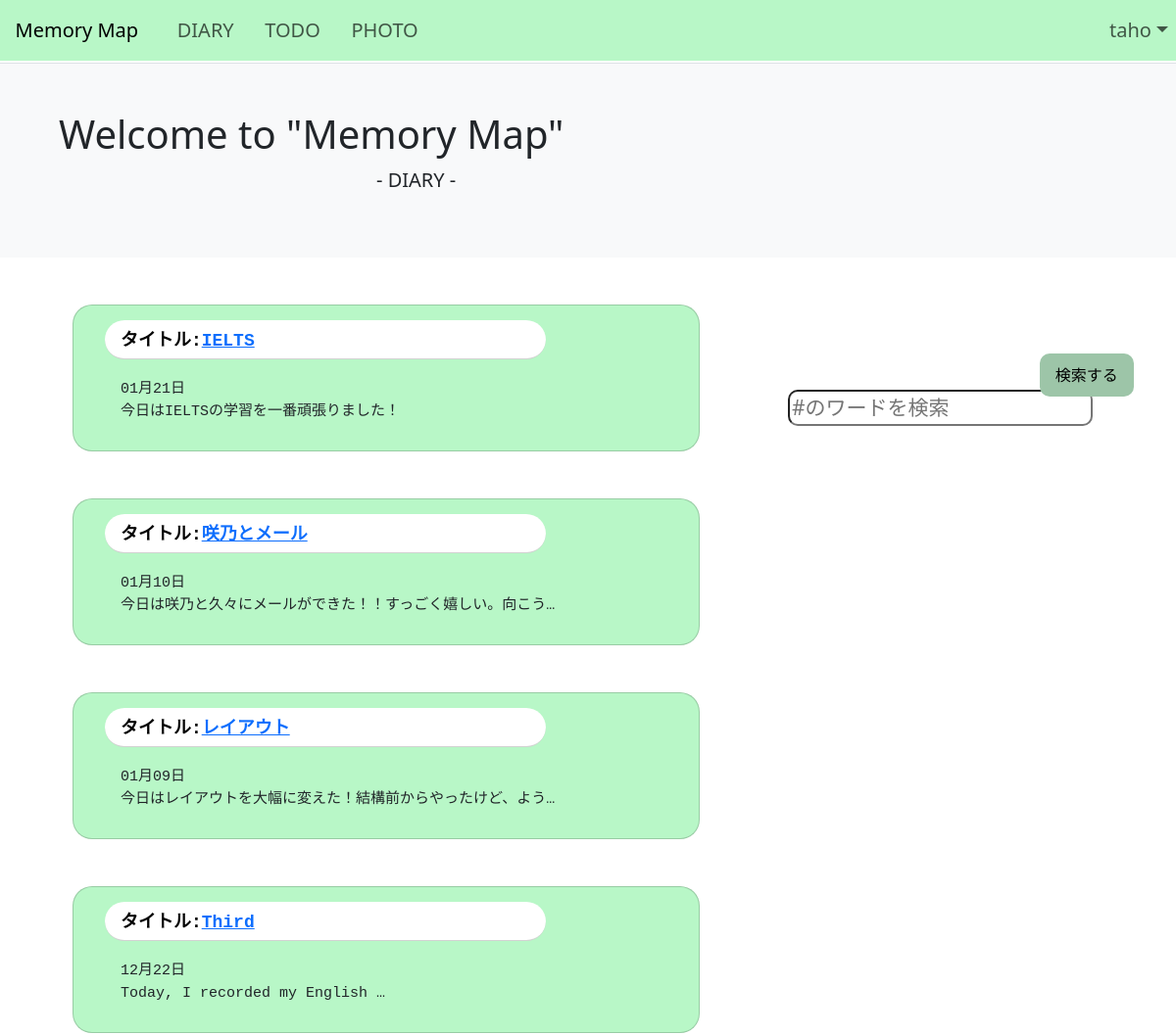
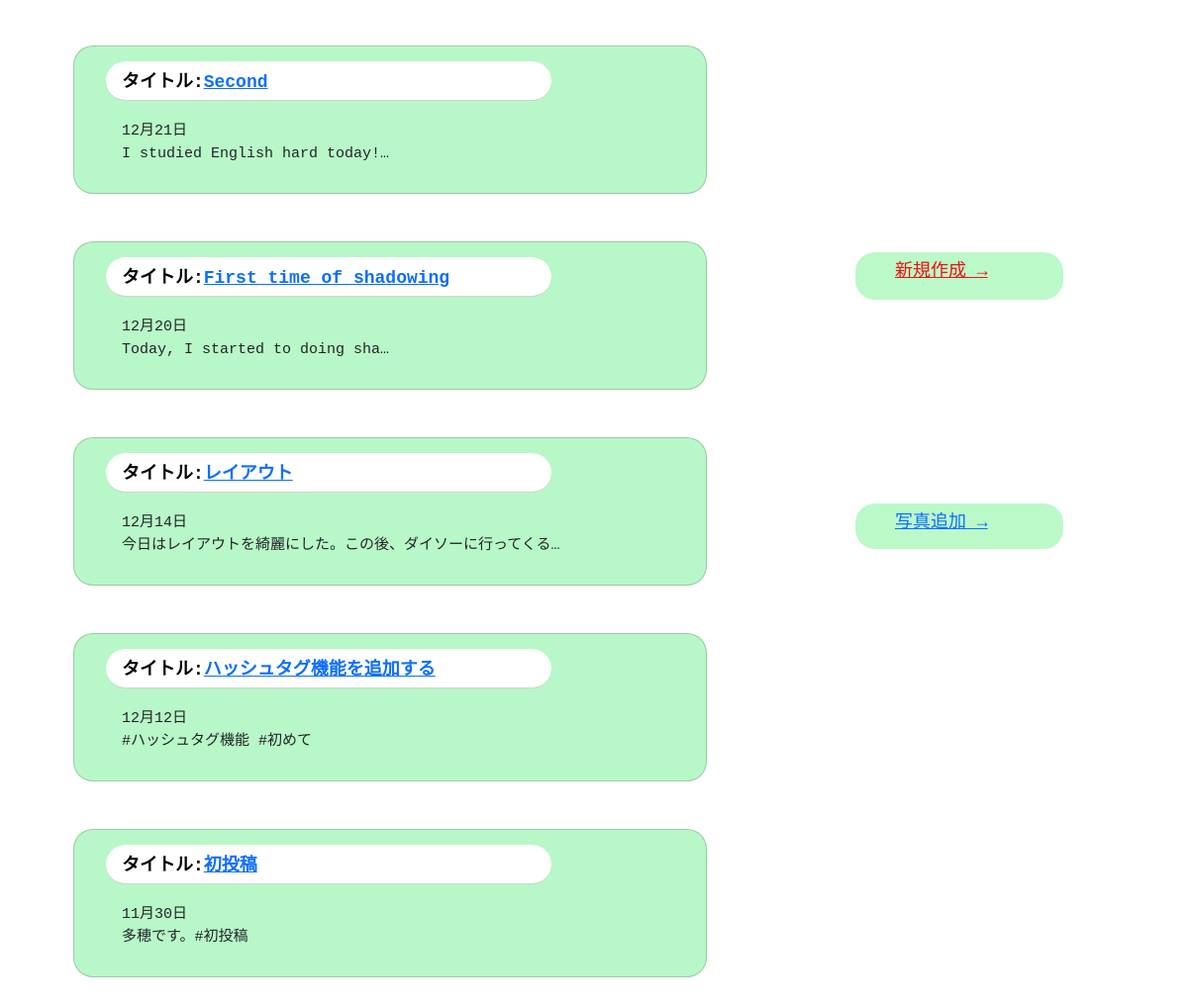
Screenshot of /spdiary/list/ (signed in) with the database file from the repository (2 pictures, top to bottom).
### spdiary/models.py (models this page shows, shortened)
class Diary(models.Model):
    id = models.UUIDField(primary_key=True, default=uuid.uuid4, editable=False)#自動でつく
    date = models.DateField(verbose_name='日付', default=timezone.now)#日付
    title = models.CharField(verbose_name='タイトル', max_length=255)#日付のタイトル
    text = models.TextField(verbose_name='本文',blank=True,null=True,max_length=1000)#日付の本文
    created_at = models.DateTimeField(verbose_name='作成日時', default=timezone.now)#作成日時
    updated_at = models.DateTimeField(verbose_name='編集日時', blank=True, null=True)#編集日時
    tagname = models.CharField(verbose_name='タグ', max_length=40,null=True,blank=True)#タグを書くスペース
    tag = models.ManyToManyField(Tag)
    user = models.ForeignKey(User, on_delete=models.CASCADE)

### spdiary/views.py (the view)
# urls.py: path('list/', DiaryListView.as_view(), name='list'),
class DiaryListView(LoginRequiredMixin,generic.ListView):
    template_name = 'diary/list.html'
    model = Diary
    def get_queryset(self):
        tag = self.request.GET.get('tag')
        if tag and self.request.user.is_active:
            diary_list = Diary.objects.filter(
                tag__name__icontains=tag,user=self.request.user)
        elif not tag and self.request.user.is_active:
            diary_list = Diary.objects.filter(user=self.request.user).order_by('-date')
        else:
            diary_list = Diary.objects.none()
        return diary_list

### templates/diary/list.html (shortened to what this page needs)
{% extends './base.html' %}
{% block content %}
<link rel="stylesheet" href="https://cdn.jsdelivr.net/npm/@fortawesome/fontawesome-free@6.4.2/css/fontawesome.min.css">
<body>
<body>
  <div class="bg-light p-3 p-sm-5 mb-4 border-top">
    <div class="container">
      <h1 class="display-6">Welcome to "Memory Map"</h1>
      <p style="font-size:20px; padding-left:30%;">- DIARY -</p>
    </div>
  </div>
  <div class="container">
    <form action="" method="get">
      <input name="tag" value="{{ request.GET.tag }}" type="text" placeholder="#のワードを検索"/>
      <button type="submit"class="button">検索する</button>
    </form>
    <ul>
    {% for diary in diary_list %}
    <div class="card my-5" style="width: 40rem;height: 150px; border-radius: 20px; background-color: #b8f7c7;">
        <div class="card-header" style="border-radius: 40px; top:10%; left:5%;"><strong>タイトル:<a href="{% url 'spdiary:detail' diary.id %}">{{diary.title}}</a></strong></div>
        <div class="card-body" style="position:absolute; left:5%; top:40%; font-size:15px; font-family: monospace;">{{ diary.date|date:" m月d日" }}<br>{{ diary.text|truncatechars_html:30|linebreaksbr}}</div>
    </div>
    {% endfor %}
    </ul>
  </div>
  <a class="create" href="{% url 'spdiary:create' %}"><span class="yohaku">新規作成 →</span></a>
  <a class="photo" href="{% url 'spdiary:Image' %}"><span class="yohaku">写真追加 →</span></a>
</body>
{% endblock %}

### templates/diary/base.html (shortened to what this page needs)
<!DOCTYPE html>
{% load django_bootstrap5 %}
{% bootstrap_css %}
<html lang="ja">
<head>
</head>
<body style="padding-top: 4rem;">
    <div class='fixed-top'>
        <nav class="navbar navbar-expand-lg" style="background-color:#b8f7c7; font-size: 20px;">
            <a class="navbar-brand" href="{% url 'spdiary:list' %}">&nbsp;&nbsp;&nbsp;Memory Map</a>
            <div class="collapse navbar-collapse" id="navbarSupportedContent">
              <ul class="navbar-nav mr-auto">
                <li class="nav-item active">
                  <a class="nav-link" href="{% url 'spdiary:list' %}">&nbsp;&nbsp;&nbsp;DIARY</a>
                </li>
                <li class="nav-item">
                  <a class="nav-link" href="{% url 'spdiary:ListPage' %}">&nbsp;&nbsp;&nbsp;TODO</a>
                </li>
                <li class="nav-item">
                  <a class="nav-link" href="{% url 'spdiary:ImageList' %}">&nbsp;&nbsp;&nbsp;PHOTO</a>
              </ul>
            </div>
            <ul class="navbar-nav mr-md-2">
                {% if user.is_authenticated %}
                <a class="nav-link dropdown-toggle" href="#" id="navbarDropdown" role="button" data-bs-toggle="dropdown" aria-expanded="false">{{ user.username }}</a>
                {% else %}
                <a class="btn btn-outline-light btn-sm" href="{% url 'spdiary:login' %}">ログイン</a></li>
                {% endif %}
            </ul>
        </nav>
    </div>
    {% block content %}
    {% endblock %}
</body>
</html>

### templates/diary/list.html (style rules this page uses)
input[name="tag" ] { background-color: #FFF ; left:67%; position: absolute; font-size:21px; border-radius: 10px; top:19%; }
.button { -moz-appearance: none; -webkit-appearance: none; appearance: none; margin: 1em 0; padding: 0.6em 1em; font-size: 1em; background-color: #9dc5a8; ; border: 0; transition: 0.3s; left:88.4%; position: absolute; border-radius: 10px; top:16.5%; }
.card-header { position:absolute; color:rgb(0, 0, 0); font-size:18px; z-index:999; font-family: monospace; background-color: #ffffff ; width: 450px; height: 40px; }
.create { position:absolute; background-color:#bbf9c9; border-radius: 20px; left:72%; bottom:35%; color:rgb(237, 18, 18); font-size:18px; font-family: monospace; width: 210px; line-height: 38px; min-height: 48px; }
.photo { border: none; position:absolute; background-color:#bbf9c9; border-radius: 20px; left:72%; bottom:23%; font-size:18px; font-family: monospace; width: 210px; line-height: 38px; min-height: 46px; }
.yohaku { margin:4px 40px; }

### rows the page displays
Diary: title "IELTS", date "01月21日", text "今日はIELTSの学習を一番頑張りました！"
Diary: title "咲乃とメール", date "01月10日", text "今日は咲乃と久々にメールができた！！すっごく嬉しい。向こう…"
Diary: title "レイアウト", date "01月09日", text "今日はレイアウトを大幅に変えた！結構前からやったけど、よう…"
Diary: title "Third", date "12月22日", text "Today, I recorded my English …"
Diary: title "Second", date "12月21日", text "I studied English hard today!…"
Diary: title "First time of shadowing", date "12月20日", text "Today, I started to doing sha…"
Diary: title "レイアウト", date "12月14日", text "今日はレイアウトを綺麗にした。この後、ダイソーに行ってくる…"
Diary: title "ハッシュタグ機能を追加する", date "12月12日", text "#ハッシュタグ機能 #初めて"
Diary: title "初投稿", date "11月30日", text "多穂です。#初投稿"

### other values shown
{{ user.username }} "taho"
